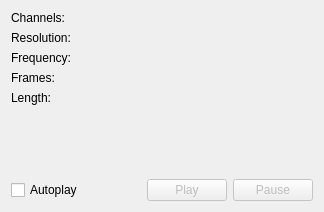
<?xml version="1.0" encoding="UTF-8"?>
<ui version="4.0">
 <class>Form</class>
 <widget class="QWidget" name="Form">
  <property name="geometry">
   <rect>
    <x>0</x>
    <y>0</y>
    <width>324</width>
    <height>212</height>
   </rect>
  </property>
  <property name="windowTitle">
   <string>Form</string>
  </property>
  <layout class="QVBoxLayout" name="verticalLayout">
   <item>
    <layout class="QGridLayout" name="gridLayout">
     <item row="6" column="0" colspan="2">
      <widget class="WaveImportSceneView" name="wave_view" native="true"/>
     </item>
     <item row="0" column="1">
      <widget class="QLabel" name="channels_lbl">
       <property name="sizePolicy">
        <sizepolicy hsizetype="Preferred" vsizetype="Maximum">
         <horstretch>0</horstretch>
         <verstretch>0</verstretch>
        </sizepolicy>
       </property>
       <property name="text">
        <string/>
       </property>
      </widget>
     </item>
     <item row="8" column="0" colspan="2">
      <layout class="QHBoxLayout" name="horizontalLayout_2">
       <item>
        <widget class="QLabel" name="info_icon">
         <property name="sizePolicy">
          <sizepolicy hsizetype="Maximum" vsizetype="Preferred">
           <horstretch>0</horstretch>
           <verstretch>0</verstretch>
          </sizepolicy>
         </property>
         <property name="text">
          <string/>
         </property>
        </widget>
       </item>
       <item>
        <widget class="QLabel" name="info_lbl">
         <property name="sizePolicy">
          <sizepolicy hsizetype="Preferred" vsizetype="Maximum">
           <horstretch>0</horstretch>
           <verstretch>0</verstretch>
          </sizepolicy>
         </property>
         <property name="text">
          <string/>
         </property>
         <property name="wordWrap">
          <bool>true</bool>
         </property>
        </widget>
       </item>
      </layout>
     </item>
     <item row="9" column="1">
      <layout class="QHBoxLayout" name="horizontalLayout">
       <item>
        <widget class="QPushButton" name="play_btn">
         <property name="enabled">
          <bool>false</bool>
         </property>
         <property name="text">
          <string>Play</string>
         </property>
         <property name="checkable">
          <bool>true</bool>
         </property>
        </widget>
       </item>
       <item>
        <widget class="QPushButton" name="pause_btn">
         <property name="enabled">
          <bool>false</bool>
         </property>
         <property name="text">
          <string>Pause</string>
         </property>
         <property name="checkable">
          <bool>true</bool>
         </property>
        </widget>
       </item>
      </layout>
     </item>
     <item row="1" column="0">
      <widget class="QLabel" name="resolutionLabel">
       <property name="sizePolicy">
        <sizepolicy hsizetype="Preferred" vsizetype="Maximum">
         <horstretch>0</horstretch>
         <verstretch>0</verstretch>
        </sizepolicy>
       </property>
       <property name="text">
        <string>Resolution:</string>
       </property>
      </widget>
     </item>
     <item row="2" column="1">
      <widget class="QLabel" name="framerate_lbl">
       <property name="text">
        <string/>
       </property>
      </widget>
     </item>
     <item row="7" column="0">
      <spacer name="verticalSpacer">
       <property name="orientation">
        <enum>Qt::Vertical</enum>
       </property>
       <property name="sizeType">
        <enum>QSizePolicy::MinimumExpanding</enum>
       </property>
       <property name="sizeHint" stdset="0">
        <size>
         <width>20</width>
         <height>5</height>
        </size>
       </property>
      </spacer>
     </item>
     <item row="0" column="0">
      <widget class="QLabel" name="channelsLabel">
       <property name="sizePolicy">
        <sizepolicy hsizetype="Preferred" vsizetype="Maximum">
         <horstretch>0</horstretch>
         <verstretch>0</verstretch>
        </sizepolicy>
       </property>
       <property name="text">
        <string>Channels:</string>
       </property>
      </widget>
     </item>
     <item row="2" column="0">
      <widget class="QLabel" name="frequencyLabel">
       <property name="sizePolicy">
        <sizepolicy hsizetype="Preferred" vsizetype="Maximum">
         <horstretch>0</horstretch>
         <verstretch>0</verstretch>
        </sizepolicy>
       </property>
       <property name="text">
        <string>Frequency:</string>
       </property>
      </widget>
     </item>
     <item row="3" column="0">
      <widget class="QLabel" name="label">
       <property name="sizePolicy">
        <sizepolicy hsizetype="Preferred" vsizetype="Maximum">
         <horstretch>0</horstretch>
         <verstretch>0</verstretch>
        </sizepolicy>
       </property>
       <property name="text">
        <string>Frames:</string>
       </property>
      </widget>
     </item>
     <item row="3" column="1">
      <widget class="QLabel" name="frames_lbl">
       <property name="sizePolicy">
        <sizepolicy hsizetype="Preferred" vsizetype="Maximum">
         <horstretch>0</horstretch>
         <verstretch>0</verstretch>
        </sizepolicy>
       </property>
       <property name="text">
        <string/>
       </property>
      </widget>
     </item>
     <item row="5" column="0">
      <spacer name="verticalSpacer_2">
       <property name="orientation">
        <enum>Qt::Vertical</enum>
       </property>
       <property name="sizeType">
        <enum>QSizePolicy::MinimumExpanding</enum>
       </property>
       <property name="sizeHint" stdset="0">
        <size>
         <width>20</width>
         <height>5</height>
        </size>
       </property>
      </spacer>
     </item>
     <item row="9" column="0">
      <widget class="QCheckBox" name="autoplay_chk">
       <property name="text">
        <string>Autoplay</string>
       </property>
      </widget>
     </item>
     <item row="4" column="0">
      <widget class="QLabel" name="label_2">
       <property name="sizePolicy">
        <sizepolicy hsizetype="Preferred" vsizetype="Maximum">
         <horstretch>0</horstretch>
         <verstretch>0</verstretch>
        </sizepolicy>
       </property>
       <property name="text">
        <string>Length:</string>
       </property>
      </widget>
     </item>
     <item row="1" column="1">
      <widget class="QLabel" name="sampwidth_lbl">
       <property name="sizePolicy">
        <sizepolicy hsizetype="Preferred" vsizetype="Maximum">
         <horstretch>0</horstretch>
         <verstretch>0</verstretch>
        </sizepolicy>
       </property>
       <property name="text">
        <string/>
       </property>
      </widget>
     </item>
     <item row="4" column="1">
      <widget class="QLabel" name="length_lbl">
       <property name="sizePolicy">
        <sizepolicy hsizetype="Preferred" vsizetype="Maximum">
         <horstretch>0</horstretch>
         <verstretch>0</verstretch>
        </sizepolicy>
       </property>
       <property name="text">
        <string/>
       </property>
      </widget>
     </item>
    </layout>
   </item>
  </layout>
 </widget>
 <customwidgets>
  <customwidget>
   <class>WaveImportSceneView</class>
   <extends>QWidget</extends>
   <header>bigglesworth.dialogs.wave_import</header>
   <container>1</container>
  </customwidget>
 </customwidgets>
 <resources/>
 <connections/>
</ui>
